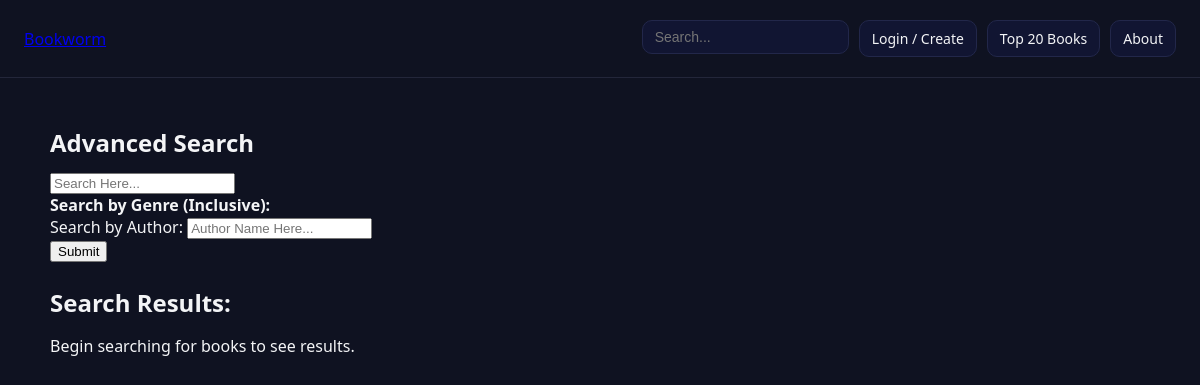
/public_html/bookworm/advSearch.php, run on an earlier commit of the app's database.
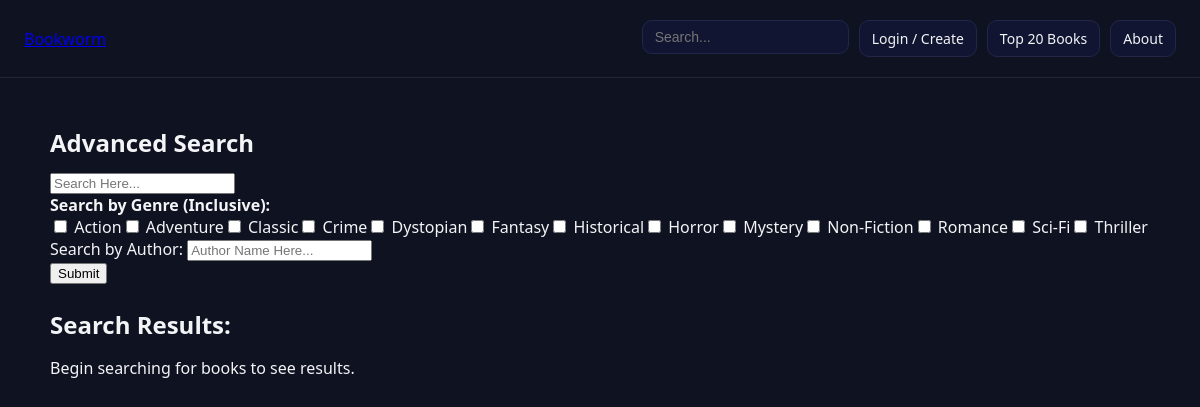
And on a later commit of the database.
### tables this page shows
CREATE TABLE IF NOT EXISTS genres (
    genre VARCHAR(16) PRIMARY KEY NOT NULL
);

### public_html/bookworm/advSearch.php (the view, shortened to what this page needs)
<?php
    $db = get_db();
    $query = htmlspecialchars(trim($_GET['query'] ?? ''));
    $author = htmlspecialchars(trim($_GET['author'] ?? ''));
    $genresRaw = $_GET['genres'] ?? [];
    $genres = !empty($genresRaw) ? implode(',', (array)$genresRaw) : null;
    try {
        $stmtGenres = $db->query('SELECT * FROM genres');
        $gs = $stmtGenres->fetchAll(PDO::FETCH_ASSOC);
    } catch (PDOException $e) {
        die('<pre>SQL Error: ' . htmlspecialchars($e->getMessage()) . '</pre>');
    }
    $results = '';
?>
<!doctype html>
<html lang="en">
<head>
    <link rel="stylesheet" href="/~bdb/bookworm/app.css">
</head>
<body>
    <?php require __DIR__ . '/../../phpTools/navbar.php'?>
    <main>
        <section>
            <h2>Advanced Search</h2>
            <form action="<?= $_SERVER['PHP_SELF']?>" method="GET">
                <input type="text" name="query" placeholder="Search Here..." value="<?= htmlspecialchars($query) ?>"><br>
                <label for="genres[]"><b>Search by Genre (Inclusive):</b></label>
                <div id="genreArea">
                    <?php
                    foreach ($gs as $g) {
                        $checked = in_array($g['genre'], (array)$genresRaw, true) ? 'checked' : '';
                        echo "<label><input type='checkbox' name='genres[]' value='" . htmlspecialchars($g['genre']) . "' $checked> " . htmlspecialchars($g['genre']) . "</label>";
                    }
                    ?>
                </div>
                <label for="author">Search by Author:</label>
                <input type="text" name="author" placeholder="Author Name Here..." value="<?= htmlspecialchars($author) ?>">
                <br>
                <input type="submit">
            </form>
        </section>
        <section>
            <h2>Search Results:</h2>
            <div id="searchResults">
                <?php
                    if ($results !== '') {
                        echo $results;
                    } elseif (!empty($query) || !empty($author) || !empty($genres)) {
                        echo "<p>No results found.</p>";
                    } else {
                        echo "<p>Begin searching for books to see results.</p>";
                    }
                ?>
            </div>
        </section>
    </main>
</body>
</html>

### phpTools/navbar.php (shortened to what this page needs)
<header>
    <div class="brand">
        <a href="/~bdb/bookworm/homepage.php">
        </a>
    </div>
    <nav aria-label="Primary">
        <div class="searchArea">
            <form action="/~bdb/bookworm/advsearch.php" method="get">
                <input
                    class="tab"
                    name="query"
                    id="searchBar"
                    type="text"
                    placeholder="Search..."
                >
            </form>
        </div>
        <?php if (isset($_SESSION['user_id'])):?>
            <span class="nav-welcome">
                Welcome, <?=htmlspecialchars($_SESSION['username'])?>
            </span>
            <a
                class="tab"
                href="/~bdb/bookworm/logout.php"
            >
                Logout
            </a>
        <?php else:?>
            <a
                class="tab"
                href="/~bdb/bookworm/signin.php"
            >
                Login / Create
            </a>
        <?php endif;?>
        <a class="tab" href="/~bdb/bookworm/top20.php">
            Top 20 Books
        </a>
        <a class="tab" href="/~bdb/bookworm/about.php">
            About
        </a>
    </nav>
</header>

### public_html/bookworm/app.css (style rules this page uses)
body { font-family: system-ui, -apple-system, Segoe UI, Roboto, Ubuntu, Helvetica, Arial, sans-serif; margin: 0; background: #0f1221; color: #f3f4f6; }
header { padding: 20px 24px; border-bottom: 1px solid #23263a; display: flex; align-items: center; justify-content: space-between; }
.brand { display: flex; gap: 10px; align-items: center; }
nav { display: flex; gap: 10px; }
.tab { display: inline-block; padding: 8px 12px; border: 1px solid #22274a; border-radius: 10px; background: #111532; text-decoration: none; color: #f3f4f6; font-size: 14px; }
main { padding: 24px; max-width: 1100px; margin: 0 auto; }
h2 { margin: 24px 0 12px; }

What changed in the data, as far as the page shows it:
added genres: genre "Action"
added genres: genre "Adventure"
added genres: genre "Classic"
added genres: genre "Crime"
added genres: genre "Dystopian"
added genres: genre "Fantasy"
added genres: genre "Historical"
added genres: genre "Horror"
added genres: genre "Mystery"
added genres: genre "Non-Fiction"
added genres: genre "Romance"
added genres: genre "Sci-Fi"
added genres: genre "Thriller"
